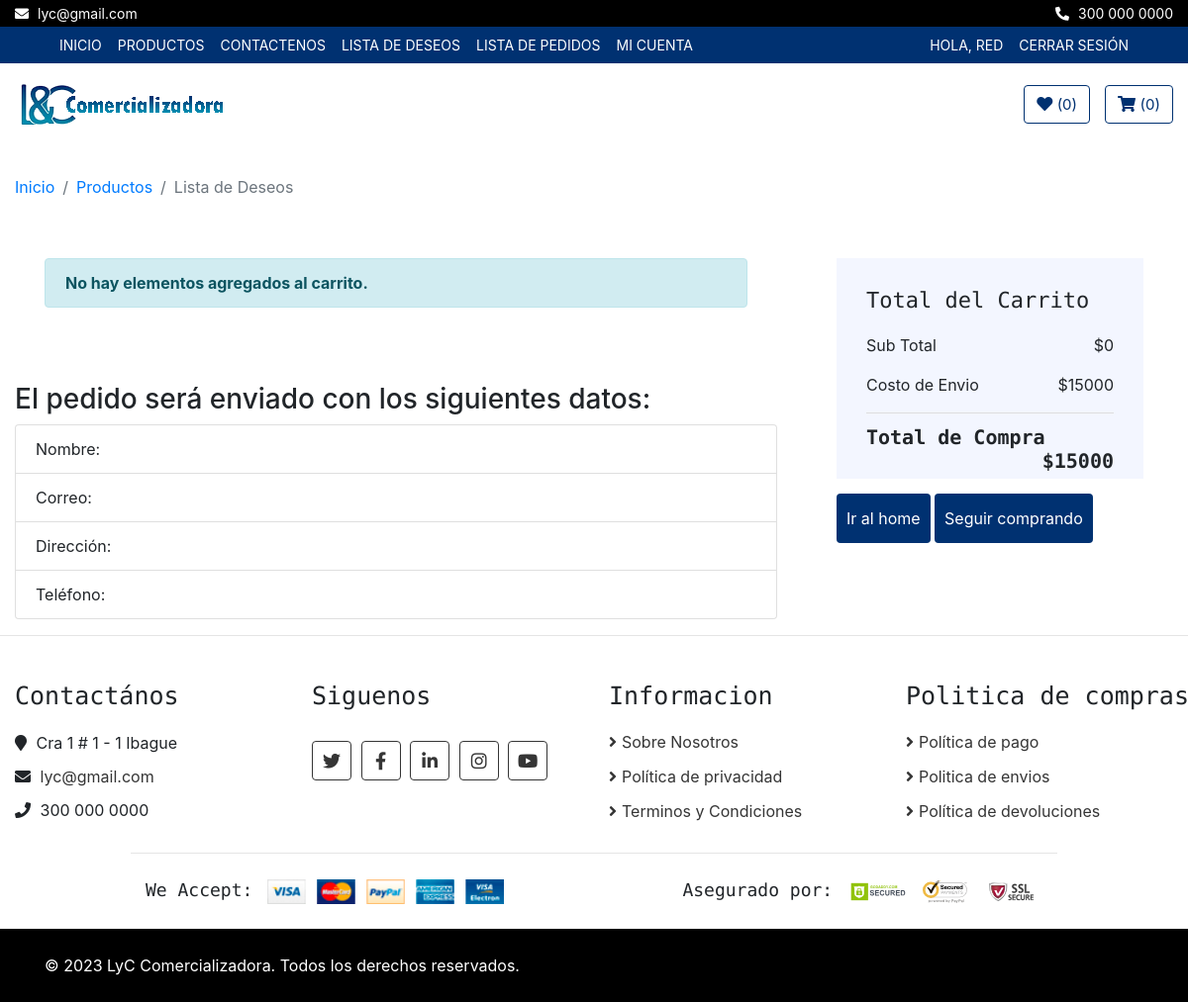
Screenshot of /pedido/ (signed in) with the database file from the repository.
### politicas/models.py (models this page shows, shortened)
class CorreoEmpresa(models.Model):
    direccion = models.CharField(max_length=100)
    correo = models.EmailField(unique=True)
    telefono = models.CharField(max_length=20)

class GastosEnvio(models.Model):
    monto = models.PositiveIntegerField()

class Copyright(models.Model):
    frase = models.CharField(max_length=255)

### pedidos/views.py (the view, shortened to what this page needs)
# urls.py: path('pedido/', login_required(pedidos_views.pedidos), name="pedidos_view"),
def pedidos(request):
    cart = Cart(request)
    cart_items = []
    gastos_envio = GastosEnvio.objects.first()
    subtotal = sum(item['total_item_price'] for item in cart_items)
    total = subtotal + gastos_envio.monto
    nombres = ''
    correo = ''
    direccion = ''
    numero_telefono = ''
    if request.method == 'POST':
        form = DireccionEnvioForm(request.POST)
        if form.is_valid():
            nombres = form.cleaned_data['nombres_form']
            correo = form.cleaned_data['correo']
            numero_telefono = form.cleaned_data['numero_telefono']
            direccion = form.cleaned_data['direccion']
            send_email(request,cart_items, nombres, correo, numero_telefono, direccion, total)
            messages.success(request, 'El pedido se ha enviado correctamente. toda la información ha sido enviada al correo.')
    else:
        form = DireccionEnvioForm(request.user)
    context = {
        'cart_items': cart_items,
        'form': form,
        'subtotal': subtotal,
        'gastos_envio': gastos_envio,
        'total': total,
        'nombres_form': nombres,
        'correo': correo,
        'numero_telefono': numero_telefono,
        'direccion': direccion,
    }
    return render(request, 'pedidos/pedidos.html', context)

### pedidos/templates/pedidos/pedidos.html (shortened to what this page needs)
{% extends 'core/base.html'%} {% block title %}Lista de productos{% endblock %}
{% load static %} {% block content%}
<div class="breadcrumb-wrap">
  <div class="container-fluid">
    <ul class="breadcrumb">
      <li class="breadcrumb-item"><a href="{% url 'home' %}">Inicio</a></li>
      <li class="breadcrumb-item">
        <a href="{% url 'product_list' %}">Productos</a>
      </li>
      <li class="breadcrumb-item active">Lista de Deseos</li>
    </ul>
  </div>
</div>
<div class="cart-page">
  <div class="container-fluid">
    <div class="row">
      <div class="col-lg-8">
        <div class="cart-page-inner">
          {% if cart_items %}
          <div class="table-responsive">
            <table class="table table-bordered">
              <thead class="thead-dark">
                <tr>
                  <th>Producto</th>
                  <th>Precio</th>
                  <th>Cantidad</th>
                </tr>
              </thead>
              <tbody class="align-middle">
                {% for item in cart_items %}
                <tr>
                  <td>
                    <div class="img">
                      <a href="#">
                        <img
                          src="{{ item.product.imagen.url }}"
                          alt="{{ item.product.nombre }}"
                        />
                      </a>
                      <p>{{ item.product.nombre }}</p>
                    </div>
                  </td>
                  <td>${{ item.product.precio }} COP</td>
                  <td class="total-price">{{ item.quantity }}</td>
                </tr>
                {% endfor %}
              </tbody>
            </table>
          </div>
          {% else %}
          <div class="alert alert-info" role="alert">
            <strong>No hay elementos agregados al carrito.</strong>
          </div>
          {% endif %}
        </div>
        <div class="pedidotxtbotom">
          <h3>El pedido será enviado con los siguientes datos:</h3>
          <ul class="list-group">
            <li class="list-group-item">Nombre: {{ nombres_form }}</li>
            <li class="list-group-item">Correo: {{ correo }}</li>
            <li class="list-group-item">Dirección: {{ direccion }}</li>
            <li class="list-group-item">Teléfono: {{ numero_telefono }}</li>
          </ul>
        </div>
      </div>
      <div class="col-lg-4">
        <div class="cart-page-inner">
          <div class="row">
            <div class="col-md-12">
              <div class="cart-summary">
                <div class="cart-content">
                  <h1>Total del Carrito</h1>
                  <p class="sub-total">Sub Total<span>${{ subtotal }}</span></p>
                  <p class="ship-cost">
                    Costo de Envio<span>${{ gastos_envio.monto }}</span>
                  </p>
                  <h2>Total de Compra<span>${{ total }}</span></h2>
                </div>
                <a  href="{% url 'home' %}">
                  <button class="pedidibutton" >
                      Ir al home
                  </button>
              </a>
              <a  href="{% url 'product_list' %}">
                  <button class="pedidibutton"  >
                      Seguir comprando
                  </button>
              </a>
            </div>
            </div>
          </div>
        </div>
      </div>
    </div>
  </div>
</div>
{% endblock %}

### core/templates/core/base.html (shortened to what this page needs)
<!DOCTYPE html>
<html lang="es">
<head>
  {% load static %}
<link rel="stylesheet" href="https://cdnjs.cloudflare.com/ajax/libs/font-awesome/5.15.3/css/all.min.css">
<link href="https://stackpath.bootstrapcdn.com/bootstrap/4.4.1/css/bootstrap.min.css" rel="stylesheet" />
<link href="https://cdnjs.cloudflare.com/ajax/libs/font-awesome/5.10.0/css/all.min.css" rel="stylesheet" />
<link href="{% static 'core/css/mainstyle.css' %}" rel="stylesheet" />
<link href="https://stackpath.bootstrapcdn.com/bootstrap/4.5.2/css/bootstrap.min.css" rel="stylesheet">
<link rel="stylesheet" href="{% static 'lib/slick/slick.css' %}" type="text/css">
<link rel="stylesheet" href="{% static 'lib/slick/slick-theme.css' %}" type="text/css">
</head>
  <body>
    <div class="top-bar">
      <div class="container-fluid">
        <div class="row">
          <div class="col-sm-6">
            <i class="fa fa-envelope"></i>
            {{ correo_empresa.correo }}
          </div>
          <div class="col-sm-6">
            <i class="fa fa-phone-alt"></i>
            {{ correo_empresa.telefono }}
          </div>
        </div>
      </div>
    </div>
    <div class="nav">
      <div class="container-fluid">
        <nav class="navbar navbar-expand-md bg-dark navbar-dark">
          <div class="collapse navbar-collapse justify-content-between" id="navbarCollapse">
            <div class="navbar-nav mr-auto">
              <a href="{% url 'home' %}" class="nav-item nav-link">Inicio</a>
              <a href="{% url 'product_list' %}" class="nav-item nav-link">Productos</a>
              <a href="{% url 'contacto' %}" class="nav-item nav-link">Contactenos</a>
              {% if user.is_authenticated %}
              <a href="{% url 'wishlist' %}" class="nav-item nav-link">Lista de Deseos</a>
              <a href="{% url 'pedidos_view' %}" class="nav-item nav-link">Lista de Pedidos</a>
    <a href="{% url 'my-account' %}" class="nav-item nav-link">Mi Cuenta</a>
{% endif %}
            </div>
            <div class="navbar-nav ml-auto">
              {% if not request.user.is_authenticated %}
                <li class="nav-item">
                  <a class="nav-link" href="{% url 'login' %}">Iniciar sesión</a>
                </li>
                <li class="nav-item">
                  <a class="nav-link" href="{% url 'signup' %}">Registro</a>
                </li>
              {% else %}
                <li class="nav-item">
                  <a class="nav-link" href="{% url 'home' %}">Hola, {{ request.user.username }}</a>
                </li>
                <li class="nav-item">
                  <a class="nav-link" href="{% url 'logout' %}">Cerrar sesión</a>
                </li>
              {% endif %}
            </div>
          </div>
        </nav>
      </div>
    </div>
    <header class="masthead">
      <div class="bottom-bar">
        <div class="container-fluid">
          <div class="row align-items-center">
            <div class="col-md-9">
              <div class="logo">
                <a href="{% url 'home' %}">
                  <img src="/static/core/img/logo.png" alt="Logo" />
                </a>
              </div>
            </div>
            <div class="col-md-3">
              <div class="user">
                  {% if user.is_authenticated %}
                  <a href="{% url 'wishlist' %}" class="btn wishlist">
                      <i class="fa fa-heart"></i>
                      <span>({{ request.session.wishlist|length }})</span>
                  </a>
                  <a href="{% url 'cart' %}" class="btn cart" id="cart">
                      <i class="fa fa-shopping-cart"></i>
                      <span>({{ request.session.cart|length }})</span>
                  </a>
                  {% endif %}
              </div>
          </div>
          </div>
        </div>
      </div>
    </header>
    {% block content%}
    {% endblock%}
    {% if request.path != "/" %}
    <hr />
    {% endif %}
    <div class="footer_container">
      <div class="footer">
        <div class="container-fluid">
          <div class="row">
            <div class="col-lg-3 col-md-6">
              <div class="footer-widget">
                <h2>Contactános</h2>
                <div class="contact-info">
                  <p>
                    <i class="fa fa-map-marker"></i> {{ correo_empresa.direccion }}
                  </p>
                  <p>
                    <i class="fa fa-envelope"></i>
                    <a href="mailto:{{ correo_empresa.correo }}" target="_blank"
                      style="color: #353535; text-decoration: none;">{{ correo_empresa.correo }}</a>
                  </p>
                  <p><i class="fa fa-phone"></i> {{ correo_empresa.telefono }}</p>
                </div>
              </div>
            </div>
            <div class="col-lg-3 col-md-6">
              <div class="footer-widget">
                <h2>Siguenos</h2>
                <div class="contact-info">
                  <div class="social">
                    <a href="https://twitter.com/" target="_blank"><i class="fab fa-twitter"></i></a>
                    <a href="https://www.facebook.com/" target="_blank"><i class="fab fa-facebook-f"></i></a>
                    <a href="https://www.linkedin.com/" target="_blank"><i class="fab fa-linkedin-in"></i></a>
                    <a href="https://www.instagram.com/" target="_blank"><i class="fab fa-instagram"></i></a>
                    <a href="https://youtu.be/E_xaxzYjc7I" target="_blank"><i class="fab fa-youtube"></i></a>
                  </div>
                </div>
              </div>
            </div>
            <div class="col-lg-3 col-md-6">
              <div class="footer-widget">
                <h2>Informacion</h2>
                <ul>
                  <li><a href="{% url 'sobre-nosotros' %}">Sobre Nosotros</a></li>
                  <li><a href="{% url 'politica-privacidad' %}">Política de privacidad</a></li>
                  <li><a href="{% url 'terminos-condiciones' %}">Terminos y Condiciones</a></li>
                </ul>
              </div>
            </div>
            <div class="col-lg-3 col-md-6">
              <div class="footer-widget">
                <h2>Politica de compras</h2>
                <ul>
                  <li><a href="{% url 'politica-pagos' %}">Política de pago</a></li>
                  <li><a href="{% url 'politica-envios' %}">Politica de envios</a></li>
                  <li><a href="{% url 'politica-devoluciones' %}">Política de devoluciones</a></li>
                </ul>
              </div>
            </div>
          </div>
          <div class="row payment align-items-center">
            <div class="col-md-6">
              <div class="payment-method">
                <h2>We Accept:</h2>
                <img src="{% static 'core/img/payment-method.png' %}" alt="Payment Method" />
              </div>
            </div>
            <div class="col-md-6">
              <div class="payment-security">
                <h2>Asegurado por:</h2>
                <img src="{% static 'core/img/godaddy.svg' %}" alt="Payment Security" />
                <img src="{% static 'core/img/norton.svg' %}" alt="Payment Security" />
                <img src="{% static 'core/img/ssl.svg' %}" alt="Payment Security" />
              </div>
            </div>
          </div>
        </div>
      </div>
      <div class="footer-bottom">
        <div class="container">
          <div class="row">
            <div class="col-md-6 copyright">
              <p>{{ copyright.frase }}</p>
            </div>
          </div>
        </div>
      </div>
    </div>
  </body>
</html>

### rows the page displays
CorreoEmpresa: correo "lyc@gmail.com", telefono "300 000 0000", direccion "Cra 1 # 1 - 1 Ibague"
GastosEnvio: monto "15000"
Copyright: frase "© 2023 LyC Comercializadora. Todos los derechos reservados."

### other values shown
{{ request.user.username }} "RED"
{{ request.session.wishlist|length }} "0"
{{ request.session.cart|length }} "0"
{{ subtotal }} "0"
{{ total }} "15000"
